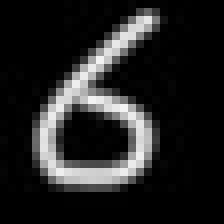
#> input picture MNIST-4.jpg, 28 x 28 px (shown 8 times larger)
$ jupyter execute --allow-errors mnist.ipynb
#> lines starting #> are read from the running program, lines starting #| are printed output that depends on the picture; after the words box and inside, x2 and y2 are one past the last pixel; in counts of white or black regions, pixels touching at a corner belong together
[cell 1]
import numpy as np
import matplotlib.pyplot as plt
import Levenshtein

[cell 2]
# [11 lines left out: function read_idx3, not called in this run]

def read_idx1(filename):
    with open(filename, 'rb') as fo:
        buf = fo.read()

        index = 0
        header = np.frombuffer(buf, '>i', 2, index)

        index += header.size * header.itemsize
        data = np.frombuffer(buf, '>B', header[1], index)

        return data

#> (a cell that did not finish here is left out)


train_images = read_idx3("mnist/train-images.idx3-ubyte")

print(train_labels.shape, train_images.shape)

#> (a cell that did not finish here is left out)

[cell 5]
plt.subplot(121)
#> (the rest of this cell did not finish here and is left out)

#> (a cell that did not finish here is left out)


test_images = read_idx3("mnist/t10k-images.idx3-ubyte")

#> (a cell that did not finish here is left out)

#> (a cell that did not finish here is left out)

#> (a cell that did not finish here is left out)

#> (a cell that did not finish here is left out)

[cell 11]
# 使用我们自己写的图片

from PIL import Image

diy_image = Image.open('MNIST-4.jpg')
#> diy_image is the input picture: PIL image 28x28 L; min 0, max 243, mean 34.8


diy_arr = np.array(diy_image).flatten()
#> diy_arr = 784 values, max 243 at index 208, min 0 at index 0, mean 34.78

plt.subplot(122)
plt.imshow(diy_arr.reshape(28, -1), cmap='gray')
plt.title('diy 0')

diy_arr = diy_arr.flatten()
# print(sHash(diy_arr))
#> (the rest of this cell did not finish here and is left out)

[cell 12]
# 测试结果准确率

statis = {}

for i in range(0, 10):
    statis[i] = {}

    statis[i]["correct"] = 0
    statis[i]["all"] = 0

#> (the rest of this cell did not finish here and is left out)

[cell 13]
from icecream import ic


#> (the rest of this cell did not finish here and is left out)

[cell 14]
import cv2

[cell 15]
# 展示图片
def img_show_array(a):
    plt.imshow(a, cmap='gray')

# 展示投影图， 输入参数arr是图片的二维数组，direction是x,y轴
def show_shadow(arr, direction = 'x'):

    a_max = max(arr)
    if direction == 'x': # x轴方向的投影
        a_shadow = np.zeros((a_max, len(arr)), dtype=int)
        for i in range(0,len(arr)):
            if arr[i] == 0:
                continue
            for j in range(0, arr[i]):
                a_shadow[j][i] = 255
    elif direction == 'y': # y轴方向的投影
        a_shadow = np.zeros((len(arr),a_max), dtype=int)
        for i in range(0,len(arr)):
            if arr[i] == 0:
                continue
            for j in range(0, arr[i]):
                a_shadow[i][j] = 255

    plt.imshow(a_shadow)

[cell 16]
img = cv2.imread('./out/gray-no-title.jpg', cv2.IMREAD_GRAYSCALE)
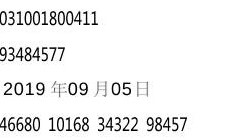
#> input picture out/gray-no-title.jpg, 229 x 140 px
#> img is the input picture: shape (140, 229); min 0, max 255, mean 238.8

ret,img_threshed=cv2.threshold(img, 95, 255, 1)
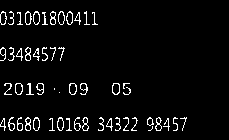
#> img_threshed: shape (140, 229); 4.8% white in thin lines or dots, all inside (x1, y1, x2, y2) = (0, 11, 187, 131)

img_show_array(img_threshed)

[cell 17]
img_threshed.shape
#> Out = (140, 229)

[cell 18]
def img_y_shadow(img_b):
    ### 计算投影 ###
    (h,w)=img_b.shape
    # 初始化一个跟图像高一样长度的数组，用于记录每一行的黑点个数
    a=[0 for _ in range(0,h)]
    # 遍历每一列，记录下这一列包含多少有效像素点
    for i in range(0,h):
        for j in range(0,w):
            if img_b[i,j]==255:
                a[i]+=1
    return a

shadow_on_y = img_y_shadow(img_threshed)
#> shadow_on_y = 140 values, max 82 at index 118, min 0 at index 0, mean 10.91


show_shadow(shadow_on_y, 'y')
#> in show_shadow, `a_max = max(arr)`: a_max = 82
#> in show_shadow, `a_shadow = np.zeros((len(arr),a_max), dtype=int)`: a_shadow: shape (140, 82) int64; every value is 0
#> the loop in show_shadow, `for i in range(0,len(arr)):` made 140 passes
#> after the loop in show_shadow, `for i in range(0,len(arr)):`:
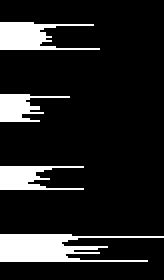
#> a_shadow: shape (140, 82) int64 (shown 2 times larger); 13.3% white; 4 white regions, box (x1, y1, x2, y2) and area: (0, 117, 82, 131) 625, (0, 11, 50, 25) 374, (0, 83, 42, 95) 287, (0, 47, 35, 61) 242

[cell 19]
def img2rows(a,w,h):

    ### 根据投影切分图块 ###
    inLine = False # 是否已经开始切分
    start = 0 # 某次切分的起始索引
    mark_boxs = []
    for i in range(0,len(a)):
        if inLine == False and a[i] > 10:
            inLine = True
            start = i
        # 记录这次选中的区域[左，上，右，下]，上下就是图片，左右是start到当前
        elif i-start >5 and a[i] < 10 and inLine:
            inLine = False
            if i-start > 10:
                top = max(start-1, 0)
                bottom = min(h, i+1)
                box = [0, top, w, bottom]
                mark_boxs.append(box)

    return mark_boxs

[cell 20]
(img_h,img_w)=img.shape
#> img_h = 140; img_w = 229
row_mark_boxs = img2rows(shadow_on_y,img_w,img_h)
#> the loop in img2rows, `for i in range(0,len(a)):` made 140 passes
#> (inLine, top, box) on passes 26, 62, 96, 132: (False, 10, [0, 10, 229, 26]), (False, 46, [0, 46, 229, 62]), (False, 82, [0, 82, 229, 96]), (False, 116, [0, 116, 229, 132])
#> inLine on passes 12, 48, 84, 118: True, True, True, True
#> after the loop in img2rows, `for i in range(0,len(a)):`: bottom = 132; inLine = False; mark_boxs = [[0, 10, 229, 26], [0, 46, 229, 62], [0, 82, 229, 96], [0, 116, 229, 132]]; start = 117; top = 116
#> row_mark_boxs has the same summary as mark_boxs in img2rows
print(row_mark_boxs)
#| [[0, 10, 229, 26], [0, 46, 229, 62], [0, 82, 229, 96], [0, 116, 229, 132]]

[cell 21]
# 裁剪图片,img 图片数组， mark_boxs 区域标记
def cut_img(img, mark_boxs):

    img_items = [] # 存放裁剪好的图片
    for i in range(0,len(mark_boxs)):
        img_org = img.copy()
        box = mark_boxs[i]
        # 裁剪图片
        img_item = img_org[box[1]:box[3], box[0]:box[2]]
        img_items.append(img_item)
    return img_items

# 保存图片
def save_imgs(dir_name, imgs):

    img_paths = []
    for i in range(0,len(imgs)):
        file_path = dir_name+'part_'+str(i)+'.jpg'
        cv2.imwrite(file_path,imgs[i])
        img_paths.append(file_path)

    return img_paths

# 切图并保存
row_imgs = cut_img(img_threshed, row_mark_boxs)
#> the loop in cut_img, `for i in range(0,len(mark_boxs)):` made 4 passes
#> after the loop in cut_img, `for i in range(0,len(mark_boxs)):`: img_items = 4 items
#> row_imgs = 4 items
imgs = save_imgs('./cut-rows/', row_imgs) # 如果要保存切图
#> the loop in save_imgs, `for i in range(0,len(imgs)):` made 4 passes
#> after the loop in save_imgs, `for i in range(0,len(imgs)):`: img_paths = ['./cut-rows/part_0.jpg', './cut-rows/part_1.jpg', './cut-rows/part_2.jpg', './cut-rows/part_3.jpg']
#> imgs has the same summary as img_paths in save_imgs
print(imgs)
#| ['./cut-rows/part_0.jpg', './cut-rows/part_1.jpg', './cut-rows/part_2.jpg', './cut-rows/part_3.jpg']

[cell 22]
# 切每行

for index, row_img in enumerate(row_imgs):
    # 纵向映射
    if index != 2:
        continue
    #! 膨胀图片
    row_img = cv2.dilate(row_img, np.ones((2,1),np.uint8), iterations=10)
    ### 计算投影 ###
    # plt.imshow(row_img, cmap='gray')
    (h,w)=row_img.shape

    dots_num = [0 for _ in range(0,w)]
    # 遍历每一列，记录下这一列包含多少有效像素点
    # 每列
    for i in range(0,w):
        # 第 i 列的每一行
        for j in range(0,h):
            # 判断白点
            if row_img[j,i] == 0:
                dots_num[i] += 1
     ### 根据投影切分图块 ###
    show_shadow(dots_num, 'x')
    is_start = False # 是否已经开始切分
    start_index = 0 # 每次切分的起始索引
    mark_boxs = []
    for i in range(0,len(dots_num)):
        if is_start == False and dots_num[i] < 15:
            is_start = True
            start_index = i
            # print(f"start_index: {start_index}")
        # 记录这次选中的区域[左，上，右，下]，上下就是图片，左右是start到当前
        elif is_start and dots_num[i] >= 15:
            is_start = False
            if i-start_index > 4:
                left = max(start_index-1, 0)
                right = min(w, i+1)
                box = [left, 0, right, 0]
                mark_boxs.append(box)
                # print(left)
    print(len(mark_boxs))
    # 裁剪图片

    img_items = [] # 存放裁剪好的图片
    for i in range(0,len(mark_boxs)):
        img_org = img.copy()
        box = mark_boxs[i]
        # 裁剪图片
        img_item = img_org[box[1]:box[3], box[0]:box[2]]
        img_items.append(img_item)
#> this loop made 4 passes
#> (h, w, a_max in show_shadow) on pass 3: (14, 229, 14)
#| 0
#> `[cell 22] # 切每行  for index, row_img in enumerate(row_imgs): # 纵向映射 if ..`:
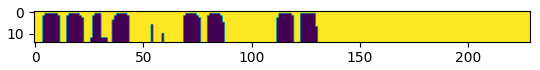
#> figure drawn by matplotlib, 1 panel
    # [6 lines of commented-out code are left out]
